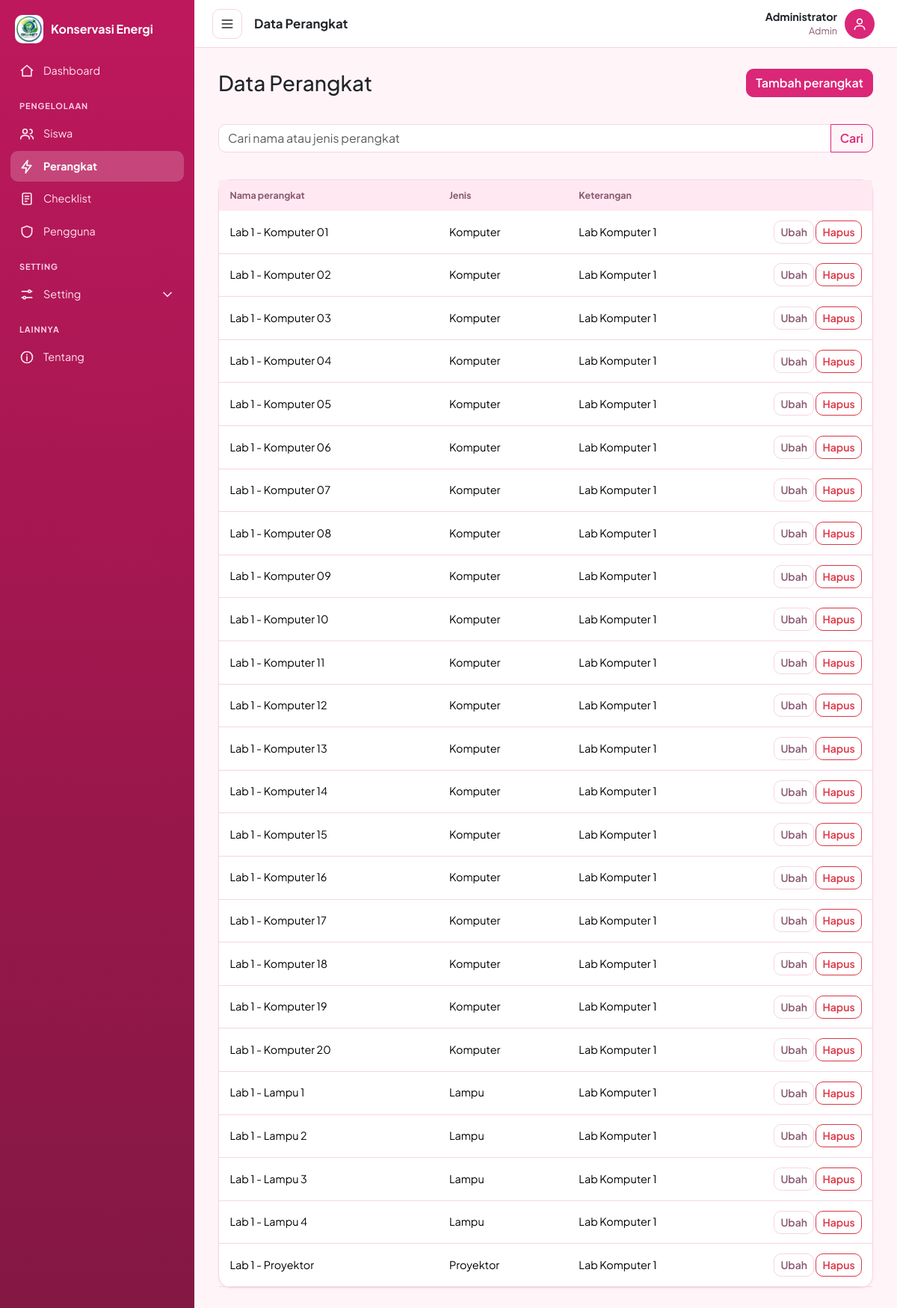
The page /perangkat/index.php (signed in) on the database its author committed.
### tables this page shows
CREATE TABLE IF NOT EXISTS perangkat (
  id_perangkat   INT(11) NOT NULL AUTO_INCREMENT,
  nama_perangkat VARCHAR(100) NOT NULL,
  jenis          VARCHAR(50) NOT NULL,
  keterangan     TEXT,
  PRIMARY KEY (id_perangkat)
);

### perangkat/index.php (the view, shortened to what this page needs)
<?php
require_once __DIR__ . '/../includes/functions.php';
$judul = 'Data Perangkat';
$q = trim($_GET['q'] ?? '');
$st = $pdo->prepare('SELECT * FROM perangkat WHERE nama_perangkat LIKE :a OR jenis LIKE :b ORDER BY jenis, nama_perangkat');
$st->execute([':a' => "%$q%", ':b' => "%$q%"]);
$data = $st->fetchAll();
require '../includes/header.php';
?>
<div class="d-flex justify-content-between align-items-center mb-3">
  <h3 class="mb-0">Data Perangkat</h3>
  <a class="btn btn-success" href="form.php">Tambah perangkat</a>
</div>
<form class="mb-3" method="get"><div class="input-group">
  <input name="q" value="<?= e($q) ?>" class="form-control" placeholder="Cari nama atau jenis perangkat">
  <button class="btn btn-outline-success">Cari</button></div></form>
<div class="card"><div class="table-responsive"><table class="table table-hover mb-0 align-middle">
  <thead><tr><th>Nama perangkat</th><th>Jenis</th><th>Keterangan</th><th style="width:170px"></th></tr></thead><tbody>
  <?php foreach ($data as $r): ?>
    <tr><td><?= e($r['nama_perangkat']) ?></td><td><?= e($r['jenis']) ?></td><td><?= e($r['keterangan']) ?></td>
      <td class="text-end">
        <a class="btn btn-sm btn-outline-secondary" href="form.php?id=<?= $r['id_perangkat'] ?>">Ubah</a>
        <?php if (user()['level'] === 'Admin'): ?>
        <form method="post" action="hapus.php" class="d-inline" onsubmit="return confirm('Hapus perangkat ini?')">
          <button class="btn btn-sm btn-outline-danger">Hapus</button></form>
        <?php endif; ?>
      </td></tr>
  <?php endforeach; if (!$data): ?>
    <tr><td colspan="4" class="text-center text-muted py-4">Belum ada perangkat.</td></tr>
  <?php endif; ?>
  </tbody></table></div></div>
<?php require '../includes/footer.php'; ?>

### includes/header.php (shortened to what this page needs)
<?php
require_once __DIR__ . '/functions.php';
$u     = user();
$aktif = halaman_aktif();
$level = $u['level'] ?? '';
?>
<!doctype html>
<html lang="id" data-bs-theme="light">
<head>
  <link href="https://cdn.jsdelivr.net/npm/bootstrap@5.3.3/dist/css/bootstrap.min.css" rel="stylesheet">
  <link href="<?= BASE_URL ?>/assets/css/app.css" rel="stylesheet">
</head>
<body>
<div class="app-shell">
  <aside class="sidebar" id="sidebar">
    <a class="brand" href="<?= BASE_URL ?>/index.php"><?= logo(38) ?><span>Konservasi Energi</span></a>
    <?= menu_item('dashboard', 'index.php', 'home', 'Dashboard', $aktif) ?>
    <div class="grp">PENGELOLAAN</div>
    <?php if (in_array($level, ['Admin', 'Guru'], true)): ?>
      <?= menu_item('siswa', 'siswa/', 'siswa', 'Siswa', $aktif) ?>
      <?= menu_item('perangkat', 'perangkat/', 'bolt', 'Perangkat', $aktif) ?>
      <?= menu_item('checklist', 'checklist/', 'list', 'Checklist', $aktif) ?>
    <?php else: ?>
      <?= menu_item('checklist', 'checklist/', 'list', 'Checklist saya', $aktif) ?>
    <?php endif; ?>
    <?php if ($level === 'Admin'): ?>
      <?= menu_item('users', 'users/', 'shield', 'Pengguna', $aktif) ?>
    <?php endif; ?>
    <div class="grp">SETTING</div>
    <button class="menu menu-btn" type="button" data-bs-toggle="collapse" data-bs-target="#subSetting" aria-expanded="<?= $aktif === 'akun' ? 'true' : 'false' ?>">
      <?= ikon('set') ?><span>Setting</span><span class="chv"><?= ikon('chev') ?></span>
    </button>
    <div class="grp">LAINNYA</div>
    <?= menu_item('tentang', 'tentang.php', 'info', 'Tentang', $aktif) ?>
  </aside>
  <div class="app-main">
    <header class="topbar">
      <div class="d-flex align-items-center gap-3">
        <button class="burger" id="btnSidebar" type="button" aria-label="Buka atau tutup sidebar"><?= ikon('menu') ?></button>
        <strong class="judul-halaman"><?= e($judul ?? 'Dashboard') ?></strong>
      </div>
      <div class="dropdown">
        <button class="user-btn" type="button" data-bs-toggle="dropdown" aria-expanded="false">
          <span class="user-nama d-none d-md-block"><b><?= e($u['nama'] ?? '') ?></b><small><?= e($level) ?></small></span>
          <span class="avatar"><?= ikon('user') ?></span>
        </button>
      </div>
    </header>
    <main class="page">

### includes/functions.php (shortened to what this page needs)
<?php
function e($s) { return htmlspecialchars((string)$s, ENT_QUOTES, 'UTF-8'); }
function user() { return $_SESSION['user'] ?? null; }
function ikon($nama) {
    $p = [
        'menu'   => '<path d="M4 6h16M4 12h16M4 18h16"/>',
        'user'   => '<circle cx="12" cy="8" r="4"/><path d="M4 21c0-4 4-6 8-6s8 2 8 6"/>',
        'home'   => '<path d="M3 11l9-8 9 8M5 10v10h14V10"/>',
        'siswa'  => '<circle cx="9" cy="8" r="3.5"/><path d="M2 20c0-3.5 3-5.5 7-5.5s7 2 7 5.5M17 5a3.5 3.5 0 010 7M22 20c0-2.5-1.5-4-4-5"/>',
        'bolt'   => '<path d="M13 2L4 14h7l-1 8 9-12h-7z"/>',
        'list'   => '<rect x="5" y="3" width="14" height="18" rx="2"/><path d="M9 8h6M9 12h6M9 16h3"/>',
        'shield' => '<path d="M12 3l8 3v6c0 5-3.5 8-8 9-4.5-1-8-4-8-9V6z"/>',
        'key'    => '<circle cx="8" cy="15" r="4"/><path d="M11 12l9-9M16 7l3 3"/>',
        'moon'   => '<path d="M20 14A8 8 0 019.5 3.5 8 8 0 1020 14z"/>',
        'info'   => '<circle cx="12" cy="12" r="9"/><path d="M12 11v6M12 7.5v.5"/>',
        'out'    => '<path d="M9 4H5v16h4M16 8l4 4-4 4M20 12H9"/>',
        'chev'   => '<path d="M6 9l6 6 6-6"/>',
        'set'    => '<path d="M4 7h10M18 7h2M4 17h2M10 17h10"/><circle cx="16" cy="7" r="2"/><circle cx="8" cy="17" r="2"/>',
    ][$nama] ?? '';
    return '<svg class="ikon" viewBox="0 0 24 24" fill="none" stroke="currentColor" stroke-width="2" stroke-linecap="round" stroke-linejoin="round" aria-hidden="true">' . $p . '</svg>';
}
function logo_file() {
    foreach (['png', 'jpg', 'jpeg', 'webp', 'svg'] as $x) {
        if (is_file(__DIR__ . '/../assets/img/konservasi.' . $x)) return 'konservasi.' . $x;
    }
    return null;
}
function logo($ukuran = 36) {
    $f = logo_file();
    if ($f) {
        return '<img src="' . BASE_URL . '/assets/img/' . $f . '" alt="Logo Konservasi Energi" width="' . $ukuran . '" height="' . $ukuran . '" class="logo-img">';
    }
    return '<span class="logo-ph" style="width:' . $ukuran . 'px;height:' . $ukuran . 'px">' . ikon('bolt') . '</span>';
}
function halaman_aktif() {
    $s = $_SERVER['SCRIPT_NAME'] ?? '';
    foreach (['siswa', 'perangkat', 'checklist', 'users', 'akun'] as $k) {
        if (strpos($s, "/$k/") !== false) return $k;
    }
    return strpos($s, 'tentang') !== false ? 'tentang' : 'dashboard';
}
function menu_item($kunci, $url, $ikon, $label, $aktif) {
    $on = $kunci === $aktif ? ' on' : '';
    return '<a class="menu' . $on . '" href="' . BASE_URL . '/' . $url . '">' . ikon($ikon) . '<span>' . e($label) . '</span></a>';
}

### includes/footer.php (shortened to what this page needs)
    </main>
  </div>
</div>
</body>
</html>

### assets/css/app.css (style rules this page uses)
:root, [data-bs-theme=light] { --pri:#db2777; --pri-d:#be185d; --on:#fff; --bg:#fff5f9; --card:#fff; --hd:#ffe8f1; --mu:#8a5a70; --bd:#f6d5e3; --bs-body-bg:var(--bg); --bs-body-font-family:"Plus Jakarta Sans",system-ui,sans-serif; --bs-body-font-size:.9rem; --bs-primary:#db2777; --bs-primary-rgb:219,39,119; --bs-link-color:#be185d; --bs-link-color-rgb:190,24,93; --bs-link-hover-color:#9d174d; --bs-link-hover-color-rgb:157,23,77; }
body { background:var(--bg); }
.ikon { width:20px; height:20px; flex:none; }
.app-shell { display:flex; min-height:100vh; }
.sidebar { width:260px; flex:none; background:linear-gradient(180deg,#be185d 0%,#9d174d 55%,#831843 100%); padding:20px 14px; display:flex; flex-direction:column; gap:2px; transition:margin .2s; overflow-y:auto; }
.app-main { flex:1; min-width:0; display:flex; flex-direction:column; }
.brand { display:flex; align-items:center; gap:10px; color:#fff; font-weight:700; font-size:1rem; padding:0 6px 14px; text-decoration:none; }
.logo-img { border-radius:10px; object-fit:cover; background:#fff; }
.grp { font-size:11px; letter-spacing:.08em; color:#fbcfe8; padding:16px 12px 6px; font-weight:700; }
.menu { display:flex; align-items:center; gap:12px; padding:10px 12px; border-radius:10px; color:#ffe4ef; text-decoration:none; cursor:pointer; }
.menu.on { background:rgba(255,255,255,.2); color:#fff; font-weight:700; }
.menu.on .ikon { color:#fff; }
.menu-btn { background:none; border:0; width:100%; text-align:left; font:inherit; }
.chv { margin-left:auto; display:flex; }
.topbar { height:64px; background:var(--card); border-bottom:1px solid var(--bd); display:flex; align-items:center; justify-content:space-between; padding:0 24px; position:sticky; top:0; z-index:10; }
.burger { width:40px; height:40px; border-radius:10px; border:1px solid var(--bd); background:transparent; color:var(--bs-body-color); display:grid; place-items:center; }
.judul-halaman { font-size:1.05rem; }
.user-btn { display:flex; align-items:center; gap:10px; background:none; border:0; color:var(--bs-body-color); }
.user-nama { text-align:right; line-height:1.25; }
.user-nama b { display:block; }
.user-nama small { color:var(--mu); }
.avatar { width:40px; height:40px; border-radius:50%; background:var(--pri); color:var(--on); display:grid; place-items:center; }
.page { padding:28px 32px; display:flex; flex-direction:column; gap:20px; }
.card { background:var(--card); border-color:var(--bd); border-radius:16px; box-shadow:0 1px 3px rgba(190,24,93,.08); }
.table { --bs-table-bg:transparent; margin-bottom:0; }
.table thead th { background:var(--hd); color:var(--mu); font-size:.78rem; font-weight:700; border:0; padding:.7rem .9rem; white-space:nowrap; }
.table td { padding:.8rem .9rem; border-color:var(--bd); }
.form-control, .form-select { border-radius:10px; background-color:var(--card); border-color:var(--bd); }
.btn { border-radius:10px; font-weight:600; }
.btn-success { --bs-btn-bg:var(--pri); --bs-btn-border-color:var(--pri); --bs-btn-color:var(--on); --bs-btn-hover-bg:var(--pri-d); --bs-btn-hover-border-color:var(--pri-d); --bs-btn-hover-color:var(--on); --bs-btn-active-bg:var(--pri-d); --bs-btn-active-border-color:var(--pri-d); --bs-btn-active-color:var(--on); }
.btn-outline-success { --bs-btn-color:var(--pri); --bs-btn-border-color:var(--pri); --bs-btn-hover-bg:var(--pri); --bs-btn-hover-border-color:var(--pri); --bs-btn-hover-color:var(--on); --bs-btn-active-bg:var(--pri); --bs-btn-active-border-color:var(--pri); --bs-btn-active-color:var(--on); }
.btn-outline-secondary { --bs-btn-color:var(--mu); --bs-btn-border-color:var(--bd); --bs-btn-hover-bg:var(--hd); --bs-btn-hover-color:var(--pri-d); --bs-btn-hover-border-color:var(--pri); --bs-btn-active-bg:var(--hd); --bs-btn-active-color:var(--pri-d); --bs-btn-active-border-color:var(--pri); }

### rows shown on the page
perangkat: nama_perangkat "Lab 1 - Komputer 01", jenis "Komputer", keterangan "Lab Komputer 1"
perangkat: nama_perangkat "Lab 1 - Komputer 02", jenis "Komputer", keterangan "Lab Komputer 1"
perangkat: nama_perangkat "Lab 1 - Komputer 03", jenis "Komputer", keterangan "Lab Komputer 1"
perangkat: nama_perangkat "Lab 1 - Komputer 04", jenis "Komputer", keterangan "Lab Komputer 1"
perangkat: nama_perangkat "Lab 1 - Komputer 05", jenis "Komputer", keterangan "Lab Komputer 1"
perangkat: nama_perangkat "Lab 1 - Komputer 06", jenis "Komputer", keterangan "Lab Komputer 1"
perangkat: nama_perangkat "Lab 1 - Komputer 07", jenis "Komputer", keterangan "Lab Komputer 1"
perangkat: nama_perangkat "Lab 1 - Komputer 08", jenis "Komputer", keterangan "Lab Komputer 1"
perangkat: nama_perangkat "Lab 1 - Komputer 09", jenis "Komputer", keterangan "Lab Komputer 1"
perangkat: nama_perangkat "Lab 1 - Komputer 10", jenis "Komputer", keterangan "Lab Komputer 1"
perangkat: nama_perangkat "Lab 1 - Komputer 11", jenis "Komputer", keterangan "Lab Komputer 1"
perangkat: nama_perangkat "Lab 1 - Komputer 12", jenis "Komputer", keterangan "Lab Komputer 1"
perangkat: nama_perangkat "Lab 1 - Komputer 13", jenis "Komputer", keterangan "Lab Komputer 1"
perangkat: nama_perangkat "Lab 1 - Komputer 14", jenis "Komputer", keterangan "Lab Komputer 1"
perangkat: nama_perangkat "Lab 1 - Komputer 15", jenis "Komputer", keterangan "Lab Komputer 1"
perangkat: nama_perangkat "Lab 1 - Komputer 16", jenis "Komputer", keterangan "Lab Komputer 1"
perangkat: nama_perangkat "Lab 1 - Komputer 17", jenis "Komputer", keterangan "Lab Komputer 1"
perangkat: nama_perangkat "Lab 1 - Komputer 18", jenis "Komputer", keterangan "Lab Komputer 1"
perangkat: nama_perangkat "Lab 1 - Komputer 19", jenis "Komputer", keterangan "Lab Komputer 1"
perangkat: nama_perangkat "Lab 1 - Komputer 20", jenis "Komputer", keterangan "Lab Komputer 1"
perangkat: nama_perangkat "Lab 1 - Lampu 1", jenis "Lampu", keterangan "Lab Komputer 1"
perangkat: nama_perangkat "Lab 1 - Lampu 2", jenis "Lampu", keterangan "Lab Komputer 1"
perangkat: nama_perangkat "Lab 1 - Lampu 3", jenis "Lampu", keterangan "Lab Komputer 1"
perangkat: nama_perangkat "Lab 1 - Lampu 4", jenis "Lampu", keterangan "Lab Komputer 1"
perangkat: nama_perangkat "Lab 1 - Proyektor", jenis "Proyektor", keterangan "Lab Komputer 1"

### other values the page prints
$label "Dashboard Siswa Perangkat Checklist Pengguna Tentang"
$judul "Data Perangkat"
$u['nama'] "Administrator"
$level "Admin"
